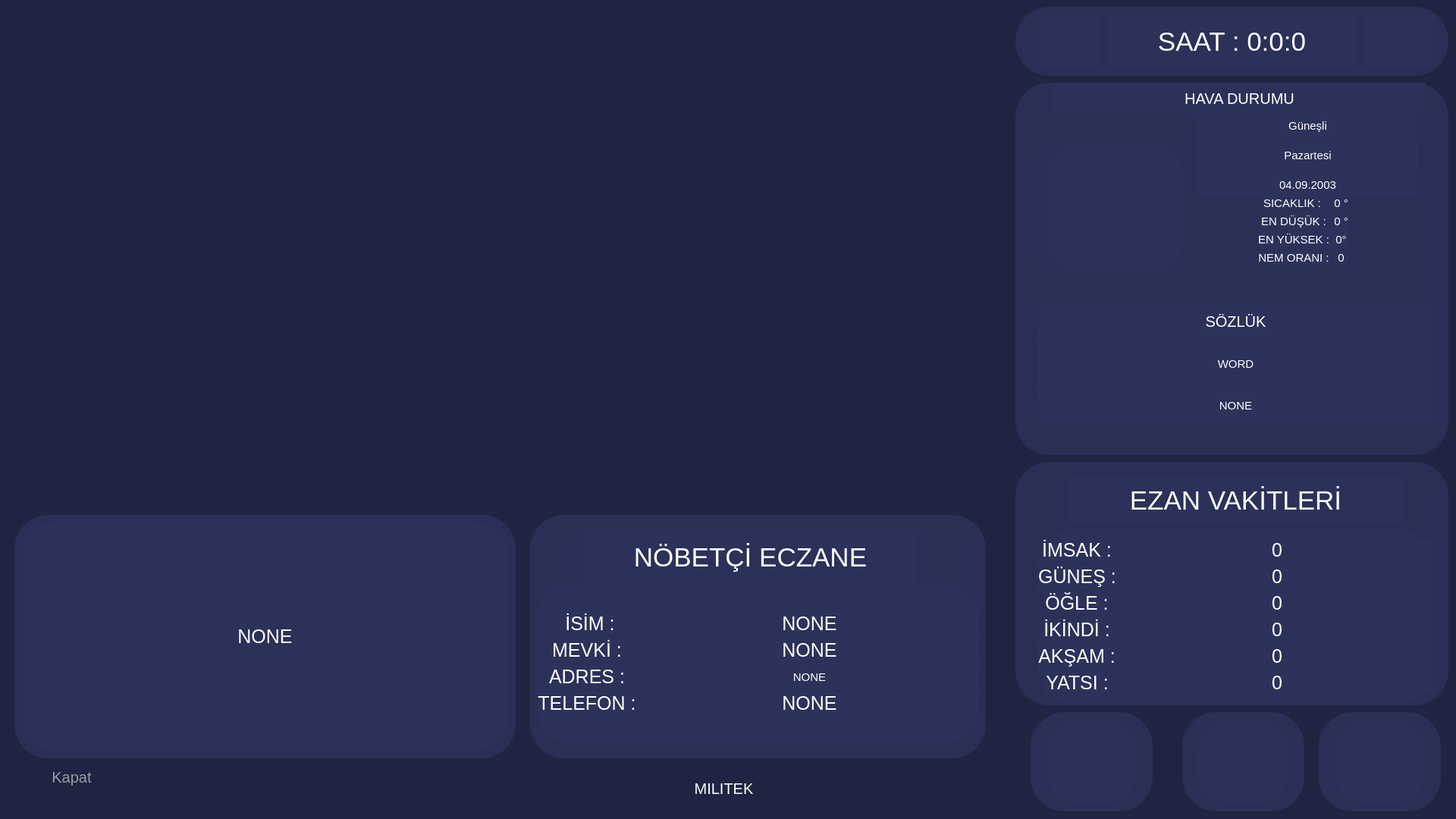
<?xml version="1.0" encoding="UTF-8"?>
<ui version="4.0">
 <class>main_TDV</class>
 <widget class="QMainWindow" name="main_TDV">
  <property name="geometry">
   <rect>
    <x>0</x>
    <y>0</y>
    <width>1920</width>
    <height>1080</height>
   </rect>
  </property>
  <property name="sizePolicy">
   <sizepolicy hsizetype="Ignored" vsizetype="Ignored">
    <horstretch>0</horstretch>
    <verstretch>0</verstretch>
   </sizepolicy>
  </property>
  <property name="minimumSize">
   <size>
    <width>580</width>
    <height>750</height>
   </size>
  </property>
  <property name="windowTitle">
   <string>TDV KARABUK</string>
  </property>
  <property name="windowIcon">
   <iconset>
    <normaloff>../../../../Users/90531/Desktop/indir.jpeg</normaloff>../../../../Users/90531/Desktop/indir.jpeg</iconset>
  </property>
  <property name="autoFillBackground">
   <bool>false</bool>
  </property>
  <property name="styleSheet">
   <string notr="true"/>
  </property>
  <property name="toolButtonStyle">
   <enum>Qt::ToolButtonIconOnly</enum>
  </property>
  <property name="documentMode">
   <bool>true</bool>
  </property>
  <widget class="QWidget" name="centralwidget">
   <property name="sizePolicy">
    <sizepolicy hsizetype="Ignored" vsizetype="Ignored">
     <horstretch>0</horstretch>
     <verstretch>0</verstretch>
    </sizepolicy>
   </property>
   <property name="styleSheet">
    <string notr="true">font-size:18px;
background-color:rgba(32,36,66,1)</string>
   </property>
   <layout class="QHBoxLayout" name="horizontalLayout_2">
    <property name="sizeConstraint">
     <enum>QLayout::SetMaximumSize</enum>
    </property>
    <item>
     <layout class="QVBoxLayout" name="verticalLayout_2">
      <property name="sizeConstraint">
       <enum>QLayout::SetDefaultConstraint</enum>
      </property>
      <item>
       <widget class="QTabWidget" name="tabWidget">
        <property name="sizePolicy">
         <sizepolicy hsizetype="Ignored" vsizetype="Ignored">
          <horstretch>0</horstretch>
          <verstretch>0</verstretch>
         </sizepolicy>
        </property>
        <property name="palette">
         <palette>
          <active>
           <colorrole role="WindowText">
            <brush brushstyle="SolidPattern">
             <color alpha="255">
              <red>255</red>
              <green>255</green>
              <blue>255</blue>
             </color>
            </brush>
           </colorrole>
           <colorrole role="Button">
            <brush brushstyle="SolidPattern">
             <color alpha="255">
              <red>32</red>
              <green>36</green>
              <blue>66</blue>
             </color>
            </brush>
           </colorrole>
           <colorrole role="Text">
            <brush brushstyle="SolidPattern">
             <color alpha="255">
              <red>255</red>
              <green>255</green>
              <blue>255</blue>
             </color>
            </brush>
           </colorrole>
           <colorrole role="ButtonText">
            <brush brushstyle="SolidPattern">
             <color alpha="255">
              <red>255</red>
              <green>255</green>
              <blue>255</blue>
             </color>
            </brush>
           </colorrole>
           <colorrole role="Base">
            <brush brushstyle="SolidPattern">
             <color alpha="255">
              <red>32</red>
              <green>36</green>
              <blue>66</blue>
             </color>
            </brush>
           </colorrole>
           <colorrole role="Window">
            <brush brushstyle="SolidPattern">
             <color alpha="255">
              <red>32</red>
              <green>36</green>
              <blue>66</blue>
             </color>
            </brush>
           </colorrole>
          </active>
          <inactive>
           <colorrole role="WindowText">
            <brush brushstyle="SolidPattern">
             <color alpha="255">
              <red>255</red>
              <green>255</green>
              <blue>255</blue>
             </color>
            </brush>
           </colorrole>
           <colorrole role="Button">
            <brush brushstyle="SolidPattern">
             <color alpha="255">
              <red>32</red>
              <green>36</green>
              <blue>66</blue>
             </color>
            </brush>
           </colorrole>
           <colorrole role="Text">
            <brush brushstyle="SolidPattern">
             <color alpha="255">
              <red>255</red>
              <green>255</green>
              <blue>255</blue>
             </color>
            </brush>
           </colorrole>
           <colorrole role="ButtonText">
            <brush brushstyle="SolidPattern">
             <color alpha="255">
              <red>255</red>
              <green>255</green>
              <blue>255</blue>
             </color>
            </brush>
           </colorrole>
           <colorrole role="Base">
            <brush brushstyle="SolidPattern">
             <color alpha="255">
              <red>32</red>
              <green>36</green>
              <blue>66</blue>
             </color>
            </brush>
           </colorrole>
           <colorrole role="Window">
            <brush brushstyle="SolidPattern">
             <color alpha="255">
              <red>32</red>
              <green>36</green>
              <blue>66</blue>
             </color>
            </brush>
           </colorrole>
          </inactive>
          <disabled>
           <colorrole role="WindowText">
            <brush brushstyle="SolidPattern">
             <color alpha="255">
              <red>255</red>
              <green>255</green>
              <blue>255</blue>
             </color>
            </brush>
           </colorrole>
           <colorrole role="Button">
            <brush brushstyle="SolidPattern">
             <color alpha="255">
              <red>32</red>
              <green>36</green>
              <blue>66</blue>
             </color>
            </brush>
           </colorrole>
           <colorrole role="Text">
            <brush brushstyle="SolidPattern">
             <color alpha="255">
              <red>255</red>
              <green>255</green>
              <blue>255</blue>
             </color>
            </brush>
           </colorrole>
           <colorrole role="ButtonText">
            <brush brushstyle="SolidPattern">
             <color alpha="255">
              <red>255</red>
              <green>255</green>
              <blue>255</blue>
             </color>
            </brush>
           </colorrole>
           <colorrole role="Base">
            <brush brushstyle="SolidPattern">
             <color alpha="255">
              <red>32</red>
              <green>36</green>
              <blue>66</blue>
             </color>
            </brush>
           </colorrole>
           <colorrole role="Window">
            <brush brushstyle="SolidPattern">
             <color alpha="255">
              <red>32</red>
              <green>36</green>
              <blue>66</blue>
             </color>
            </brush>
           </colorrole>
          </disabled>
         </palette>
        </property>
        <property name="font">
         <font>
          <pointsize>-1</pointsize>
         </font>
        </property>
        <property name="focusPolicy">
         <enum>Qt::TabFocus</enum>
        </property>
        <property name="contextMenuPolicy">
         <enum>Qt::ActionsContextMenu</enum>
        </property>
        <property name="acceptDrops">
         <bool>false</bool>
        </property>
        <property name="layoutDirection">
         <enum>Qt::LeftToRight</enum>
        </property>
        <property name="autoFillBackground">
         <bool>false</bool>
        </property>
        <property name="styleSheet">
         <string notr="true">border:none;font-size:25px; color:#fff</string>
        </property>
        <property name="tabPosition">
         <enum>QTabWidget::North</enum>
        </property>
        <property name="tabShape">
         <enum>QTabWidget::Triangular</enum>
        </property>
        <property name="currentIndex">
         <number>0</number>
        </property>
        <property name="elideMode">
         <enum>Qt::ElideNone</enum>
        </property>
        <property name="usesScrollButtons">
         <bool>true</bool>
        </property>
        <property name="documentMode">
         <bool>true</bool>
        </property>
        <property name="tabBarAutoHide">
         <bool>true</bool>
        </property>
        <widget class="QWidget" name="kontrol">
         <property name="palette">
          <palette>
           <active>
            <colorrole role="WindowText">
             <brush brushstyle="SolidPattern">
              <color alpha="255">
               <red>255</red>
               <green>255</green>
               <blue>255</blue>
              </color>
             </brush>
            </colorrole>
            <colorrole role="Button">
             <brush brushstyle="SolidPattern">
              <color alpha="0">
               <red>0</red>
               <green>0</green>
               <blue>0</blue>
              </color>
             </brush>
            </colorrole>
            <colorrole role="Text">
             <brush brushstyle="SolidPattern">
              <color alpha="255">
               <red>255</red>
               <green>255</green>
               <blue>255</blue>
              </color>
             </brush>
            </colorrole>
            <colorrole role="ButtonText">
             <brush brushstyle="SolidPattern">
              <color alpha="255">
               <red>255</red>
               <green>255</green>
               <blue>255</blue>
              </color>
             </brush>
            </colorrole>
            <colorrole role="Base">
             <brush brushstyle="SolidPattern">
              <color alpha="0">
               <red>0</red>
               <green>0</green>
               <blue>0</blue>
              </color>
             </brush>
            </colorrole>
            <colorrole role="Window">
             <brush brushstyle="SolidPattern">
              <color alpha="0">
               <red>0</red>
               <green>0</green>
               <blue>0</blue>
              </color>
             </brush>
            </colorrole>
           </active>
           <inactive>
            <colorrole role="WindowText">
             <brush brushstyle="SolidPattern">
              <color alpha="255">
               <red>255</red>
               <green>255</green>
               <blue>255</blue>
              </color>
             </brush>
            </colorrole>
            <colorrole role="Button">
             <brush brushstyle="SolidPattern">
              <color alpha="0">
               <red>0</red>
               <green>0</green>
               <blue>0</blue>
              </color>
             </brush>
            </colorrole>
            <colorrole role="Text">
             <brush brushstyle="SolidPattern">
              <color alpha="255">
               <red>255</red>
               <green>255</green>
               <blue>255</blue>
              </color>
             </brush>
            </colorrole>
            <colorrole role="ButtonText">
             <brush brushstyle="SolidPattern">
              <color alpha="255">
               <red>255</red>
               <green>255</green>
               <blue>255</blue>
              </color>
             </brush>
            </colorrole>
            <colorrole role="Base">
             <brush brushstyle="SolidPattern">
              <color alpha="0">
               <red>0</red>
               <green>0</green>
               <blue>0</blue>
              </color>
             </brush>
            </colorrole>
            <colorrole role="Window">
             <brush brushstyle="SolidPattern">
              <color alpha="0">
               <red>0</red>
               <green>0</green>
               <blue>0</blue>
              </color>
             </brush>
            </colorrole>
           </inactive>
           <disabled>
            <colorrole role="WindowText">
             <brush brushstyle="SolidPattern">
              <color alpha="255">
               <red>255</red>
               <green>255</green>
               <blue>255</blue>
              </color>
             </brush>
            </colorrole>
            <colorrole role="Button">
             <brush brushstyle="SolidPattern">
              <color alpha="0">
               <red>0</red>
               <green>0</green>
               <blue>0</blue>
              </color>
             </brush>
            </colorrole>
            <colorrole role="Text">
             <brush brushstyle="SolidPattern">
              <color alpha="255">
               <red>255</red>
               <green>255</green>
               <blue>255</blue>
              </color>
             </brush>
            </colorrole>
            <colorrole role="ButtonText">
             <brush brushstyle="SolidPattern">
              <color alpha="255">
               <red>255</red>
               <green>255</green>
               <blue>255</blue>
              </color>
             </brush>
            </colorrole>
            <colorrole role="Base">
             <brush brushstyle="SolidPattern">
              <color alpha="0">
               <red>0</red>
               <green>0</green>
               <blue>0</blue>
              </color>
             </brush>
            </colorrole>
            <colorrole role="Window">
             <brush brushstyle="SolidPattern">
              <color alpha="0">
               <red>0</red>
               <green>0</green>
               <blue>0</blue>
              </color>
             </brush>
            </colorrole>
           </disabled>
          </palette>
         </property>
         <property name="styleSheet">
          <string notr="true">background:transparent;</string>
         </property>
         <attribute name="title">
          <string>Kontrol</string>
         </attribute>
         <widget class="QWidget" name="horizontalLayoutWidget_2">
          <property name="geometry">
           <rect>
            <x>0</x>
            <y>10</y>
            <width>1311</width>
            <height>1041</height>
           </rect>
          </property>
          <layout class="QHBoxLayout" name="horizontalLayout_4">
           <item>
            <layout class="QVBoxLayout" name="verticalLayout">
             <item>
              <widget class="QWidget" name="widget" native="true">
               <property name="styleSheet">
                <string notr="true"/>
               </property>
               <widget class="QWidget" name="gridLayoutWidget_3">
                <property name="geometry">
                 <rect>
                  <x>0</x>
                  <y>0</y>
                  <width>1311</width>
                  <height>651</height>
                 </rect>
                </property>
                <layout class="QGridLayout" name="layout_Video"/>
               </widget>
               <widget class="QWidget" name="widget_4" native="true">
                <property name="geometry">
                 <rect>
                  <x>690</x>
                  <y>660</y>
                  <width>601</width>
                  <height>321</height>
                 </rect>
                </property>
                <property name="sizePolicy">
                 <sizepolicy hsizetype="Ignored" vsizetype="Ignored">
                  <horstretch>0</horstretch>
                  <verstretch>0</verstretch>
                 </sizepolicy>
                </property>
                <property name="styleSheet">
                 <string notr="true">background-color:rgba(45,50,90, 0.8);
border:none;
border-radius: 45px;
</string>
                </property>
                <widget class="QWidget" name="formLayoutWidget_3">
                 <property name="geometry">
                  <rect>
                   <x>10</x>
                   <y>90</y>
                   <width>581</width>
                   <height>211</height>
                  </rect>
                 </property>
                 <layout class="QFormLayout" name="formLayout_3">
                  <property name="sizeConstraint">
                   <enum>QLayout::SetDefaultConstraint</enum>
                  </property>
                  <property name="fieldGrowthPolicy">
                   <enum>QFormLayout::AllNonFixedFieldsGrow</enum>
                  </property>
                  <property name="labelAlignment">
                   <set>Qt::AlignCenter</set>
                  </property>
                  <property name="formAlignment">
                   <set>Qt::AlignCenter</set>
                  </property>
                  <item row="0" column="0">
                   <widget class="QLabel" name="label_13">
                    <property name="styleSheet">
                     <string notr="true">color:white;</string>
                    </property>
                    <property name="text">
                     <string> İSİM :</string>
                    </property>
                    <property name="alignment">
                     <set>Qt::AlignCenter</set>
                    </property>
                   </widget>
                  </item>
                  <item row="1" column="0">
                   <widget class="QLabel" name="label_14">
                    <property name="styleSheet">
                     <string notr="true">color:white;</string>
                    </property>
                    <property name="text">
                     <string>MEVKİ :</string>
                    </property>
                    <property name="alignment">
                     <set>Qt::AlignCenter</set>
                    </property>
                   </widget>
                  </item>
                  <item row="2" column="0">
                   <widget class="QLabel" name="label_15">
                    <property name="styleSheet">
                     <string notr="true">color:white;</string>
                    </property>
                    <property name="text">
                     <string>ADRES :</string>
                    </property>
                    <property name="alignment">
                     <set>Qt::AlignCenter</set>
                    </property>
                   </widget>
                  </item>
                  <item row="3" column="0">
                   <widget class="QLabel" name="label_16">
                    <property name="styleSheet">
                     <string notr="true">color:white;</string>
                    </property>
                    <property name="text">
                     <string>TELEFON :</string>
                    </property>
                    <property name="alignment">
                     <set>Qt::AlignCenter</set>
                    </property>
                   </widget>
                  </item>
                  <item row="0" column="1">
                   <widget class="QLabel" name="lbl_pharmacyName">
                    <property name="styleSheet">
                     <string notr="true">color:white;</string>
                    </property>
                    <property name="text">
                     <string>NONE</string>
                    </property>
                    <property name="alignment">
                     <set>Qt::AlignCenter</set>
                    </property>
                   </widget>
                  </item>
                  <item row="1" column="1">
                   <widget class="QLabel" name="lbl_pharmacyDist">
                    <property name="styleSheet">
                     <string notr="true">color:white;</string>
                    </property>
                    <property name="text">
                     <string>NONE</string>
                    </property>
                    <property name="alignment">
                     <set>Qt::AlignCenter</set>
                    </property>
                   </widget>
                  </item>
                  <item row="2" column="1">
                   <widget class="QLabel" name="lbl_pharmacyAddress">
                    <property name="styleSheet">
                     <string notr="true">color:white;font-size:15px;</string>
                    </property>
                    <property name="text">
                     <string>NONE</string>
                    </property>
                    <property name="alignment">
                     <set>Qt::AlignCenter</set>
                    </property>
                   </widget>
                  </item>
                  <item row="3" column="1">
                   <widget class="QLabel" name="lbl_pharmacyPhone">
                    <property name="styleSheet">
                     <string notr="true">color:white;</string>
                    </property>
                    <property name="text">
                     <string>NONE</string>
                    </property>
                    <property name="alignment">
                     <set>Qt::AlignCenter</set>
                    </property>
                   </widget>
                  </item>
                 </layout>
                </widget>
                <widget class="QLabel" name="label_19">
                 <property name="geometry">
                  <rect>
                   <x>70</x>
                   <y>20</y>
                   <width>441</width>
                   <height>71</height>
                  </rect>
                 </property>
                 <property name="sizePolicy">
                  <sizepolicy hsizetype="Fixed" vsizetype="Fixed">
                   <horstretch>0</horstretch>
                   <verstretch>0</verstretch>
                  </sizepolicy>
                 </property>
                 <property name="styleSheet">
                  <string notr="true">font-size:35px;color:white;</string>
                 </property>
                 <property name="text">
                  <string>NÖBETÇİ ECZANE</string>
                 </property>
                 <property name="alignment">
                  <set>Qt::AlignCenter</set>
                 </property>
                </widget>
               </widget>
               <widget class="QWidget" name="widget_5" native="true">
                <property name="geometry">
                 <rect>
                  <x>10</x>
                  <y>660</y>
                  <width>661</width>
                  <height>321</height>
                 </rect>
                </property>
                <property name="sizePolicy">
                 <sizepolicy hsizetype="Fixed" vsizetype="Fixed">
                  <horstretch>0</horstretch>
                  <verstretch>0</verstretch>
                 </sizepolicy>
                </property>
                <property name="styleSheet">
                 <string notr="true">background-color:rgba(45,50,90, 0.8);
border:none;
border-radius: 45px;
</string>
                </property>
                <widget class="QLabel" name="lbl_verse">
                 <property name="geometry">
                  <rect>
                   <x>10</x>
                   <y>10</y>
                   <width>641</width>
                   <height>301</height>
                  </rect>
                 </property>
                 <property name="styleSheet">
                  <string notr="true">font-size:25px;color:white;</string>
                 </property>
                 <property name="text">
                  <string>NONE</string>
                 </property>
                 <property name="alignment">
                  <set>Qt::AlignCenter</set>
                 </property>
                 <property name="wordWrap">
                  <bool>true</bool>
                 </property>
                </widget>
               </widget>
               <widget class="QLabel" name="label_17">
                <property name="geometry">
                 <rect>
                  <x>800</x>
                  <y>1000</y>
                  <width>291</width>
                  <height>41</height>
                 </rect>
                </property>
                <property name="styleSheet">
                 <string notr="true">font-size:20px;
color:white;</string>
                </property>
                <property name="text">
                 <string>MILITEK</string>
                </property>
                <property name="alignment">
                 <set>Qt::AlignCenter</set>
                </property>
               </widget>
               <widget class="QPushButton" name="btn_ext">
                <property name="geometry">
                 <rect>
                  <x>10</x>
                  <y>990</y>
                  <width>151</width>
                  <height>31</height>
                 </rect>
                </property>
                <property name="styleSheet">
                 <string notr="true">font-size:20px;
color:rgba(185,185,185, 0.8);</string>
                </property>
                <property name="text">
                 <string>Kapat</string>
                </property>
               </widget>
               <widget class="QLabel" name="lbl_EcgIcon">
                <property name="geometry">
                 <rect>
                  <x>850</x>
                  <y>990</y>
                  <width>51</width>
                  <height>51</height>
                 </rect>
                </property>
                <property name="text">
                 <string/>
                </property>
                <property name="scaledContents">
                 <bool>true</bool>
                </property>
                <property name="alignment">
                 <set>Qt::AlignCenter</set>
                </property>
               </widget>
              </widget>
             </item>
            </layout>
           </item>
          </layout>
         </widget>
         <widget class="QWidget" name="widget_2" native="true">
          <property name="geometry">
           <rect>
            <x>1330</x>
            <y>100</y>
            <width>571</width>
            <height>491</height>
           </rect>
          </property>
          <property name="styleSheet">
           <string notr="true">background-color:rgba(45,50,90, 0.8);
border:none;
border-radius: 45px;
</string>
          </property>
          <widget class="QLabel" name="label">
           <property name="geometry">
            <rect>
             <x>50</x>
             <y>0</y>
             <width>491</width>
             <height>41</height>
            </rect>
           </property>
           <property name="styleSheet">
            <string notr="true">font-size:20px;color:white;border:none;
border-radius: 45px;
</string>
           </property>
           <property name="text">
            <string>HAVA DURUMU</string>
           </property>
           <property name="alignment">
            <set>Qt::AlignCenter</set>
           </property>
          </widget>
          <widget class="QWidget" name="formLayoutWidget">
           <property name="geometry">
            <rect>
             <x>320</x>
             <y>150</y>
             <width>181</width>
             <height>101</height>
            </rect>
           </property>
           <layout class="QFormLayout" name="formLayout">
            <property name="sizeConstraint">
             <enum>QLayout::SetFixedSize</enum>
            </property>
            <property name="fieldGrowthPolicy">
             <enum>QFormLayout::AllNonFixedFieldsGrow</enum>
            </property>
            <property name="labelAlignment">
             <set>Qt::AlignCenter</set>
            </property>
            <property name="formAlignment">
             <set>Qt::AlignCenter</set>
            </property>
            <item row="0" column="0">
             <widget class="QLabel" name="label_2">
              <property name="styleSheet">
               <string notr="true">color:white;font-size:15px;</string>
              </property>
              <property name="text">
               <string>SICAKLIK : </string>
              </property>
              <property name="alignment">
               <set>Qt::AlignCenter</set>
              </property>
             </widget>
            </item>
            <item row="1" column="0">
             <widget class="QLabel" name="label_4">
              <property name="styleSheet">
               <string notr="true">color:white;font-size:15px;</string>
              </property>
              <property name="text">
               <string>EN DÜŞÜK :</string>
              </property>
              <property name="alignment">
               <set>Qt::AlignCenter</set>
              </property>
             </widget>
            </item>
            <item row="2" column="0">
             <widget class="QLabel" name="label_5">
              <property name="styleSheet">
               <string notr="true">color:white;font-size:15px;</string>
              </property>
              <property name="text">
               <string>EN YÜKSEK :</string>
              </property>
              <property name="alignment">
               <set>Qt::AlignCenter</set>
              </property>
             </widget>
            </item>
            <item row="1" column="1">
             <widget class="QLabel" name="lbl_minDegree">
              <property name="styleSheet">
               <string notr="true">color:white;font-size:15px;</string>
              </property>
              <property name="text">
               <string>0 °</string>
              </property>
              <property name="alignment">
               <set>Qt::AlignCenter</set>
              </property>
             </widget>
            </item>
            <item row="2" column="1">
             <widget class="QLabel" name="lbl_maxDegree">
              <property name="styleSheet">
               <string notr="true">color:white;font-size:15px;</string>
              </property>
              <property name="text">
               <string>0°</string>
              </property>
              <property name="alignment">
               <set>Qt::AlignCenter</set>
              </property>
             </widget>
            </item>
            <item row="0" column="1">
             <widget class="QLabel" name="lbl_degree">
              <property name="styleSheet">
               <string notr="true">color:white;font-size:15px;</string>
              </property>
              <property name="text">
               <string>0 °</string>
              </property>
              <property name="alignment">
               <set>Qt::AlignCenter</set>
              </property>
             </widget>
            </item>
            <item row="3" column="0">
             <widget class="QLabel" name="label_6">
              <property name="styleSheet">
               <string notr="true">color:white;font-size:15px;</string>
              </property>
              <property name="text">
               <string>NEM ORANI :</string>
              </property>
              <property name="alignment">
               <set>Qt::AlignCenter</set>
              </property>
             </widget>
            </item>
            <item row="3" column="1">
             <widget class="QLabel" name="lbl_humidity">
              <property name="styleSheet">
               <string notr="true">color:white;font-size:15px;</string>
              </property>
              <property name="text">
               <string>0</string>
              </property>
              <property name="alignment">
               <set>Qt::AlignCenter</set>
              </property>
             </widget>
            </item>
           </layout>
          </widget>
          <widget class="QWidget" name="verticalLayoutWidget">
           <property name="geometry">
            <rect>
             <x>240</x>
             <y>40</y>
             <width>291</width>
             <height>111</height>
            </rect>
           </property>
           <layout class="QVBoxLayout" name="verticalLayout_3">
            <item>
             <widget class="QLabel" name="lbl_weatherDescription">
              <property name="styleSheet">
               <string notr="true">color:white;font-size:15px;</string>
              </property>
              <property name="text">
               <string>Güneşli</string>
              </property>
              <property name="alignment">
               <set>Qt::AlignCenter</set>
              </property>
             </widget>
            </item>
            <item>
             <widget class="QLabel" name="lbl_day">
              <property name="styleSheet">
               <string notr="true">color:white;font-size:15px;</string>
              </property>
              <property name="text">
               <string>Pazartesi</string>
              </property>
              <property name="alignment">
               <set>Qt::AlignCenter</set>
              </property>
             </widget>
            </item>
            <item>
             <widget class="QLabel" name="lbl_date">
              <property name="styleSheet">
               <string notr="true">color:white;font-size:15px;</string>
              </property>
              <property name="text">
               <string>04.09.2003</string>
              </property>
              <property name="alignment">
               <set>Qt::AlignCenter</set>
              </property>
             </widget>
            </item>
           </layout>
          </widget>
          <widget class="QLabel" name="lbl_WeatherIcon">
           <property name="geometry">
            <rect>
             <x>40</x>
             <y>80</y>
             <width>181</width>
             <height>171</height>
            </rect>
           </property>
           <property name="text">
            <string/>
           </property>
           <property name="scaledContents">
            <bool>true</bool>
           </property>
           <property name="alignment">
            <set>Qt::AlignCenter</set>
           </property>
          </widget>
          <widget class="QWidget" name="verticalLayoutWidget_2">
           <property name="geometry">
            <rect>
             <x>30</x>
             <y>290</y>
             <width>521</width>
             <height>161</height>
            </rect>
           </property>
           <layout class="QVBoxLayout" name="verticalLayout_4">
            <item>
             <widget class="QLabel" name="label_18">
              <property name="styleSheet">
               <string notr="true">font-size:20px;color:white;border:none;
border-radius: 45px;
</string>
              </property>
              <property name="text">
               <string>SÖZLÜK</string>
              </property>
              <property name="alignment">
               <set>Qt::AlignCenter</set>
              </property>
             </widget>
            </item>
            <item>
             <widget class="QLabel" name="lbl_dict_title">
              <property name="styleSheet">
               <string notr="true">color:white;font-size:15px;</string>
              </property>
              <property name="text">
               <string>WORD</string>
              </property>
              <property name="alignment">
               <set>Qt::AlignCenter</set>
              </property>
             </widget>
            </item>
            <item>
             <widget class="QLabel" name="lbl_dict_explain">
              <property name="styleSheet">
               <string notr="true">color:white;font-size:15px;</string>
              </property>
              <property name="text">
               <string>NONE</string>
              </property>
              <property name="alignment">
               <set>Qt::AlignCenter</set>
              </property>
             </widget>
            </item>
           </layout>
          </widget>
         </widget>
         <widget class="QWidget" name="widget_3" native="true">
          <property name="geometry">
           <rect>
            <x>1330</x>
            <y>600</y>
            <width>571</width>
            <height>321</height>
           </rect>
          </property>
          <property name="styleSheet">
           <string notr="true">background-color:rgba(45,50,90, 0.8);
border:none;
border-radius: 45px;
</string>
          </property>
          <widget class="QWidget" name="formLayoutWidget_2">
           <property name="geometry">
            <rect>
             <x>30</x>
             <y>90</y>
             <width>521</width>
             <height>228</height>
            </rect>
           </property>
           <layout class="QFormLayout" name="formLayout_2">
            <property name="sizeConstraint">
             <enum>QLayout::SetDefaultConstraint</enum>
            </property>
            <property name="fieldGrowthPolicy">
             <enum>QFormLayout::AllNonFixedFieldsGrow</enum>
            </property>
            <property name="labelAlignment">
             <set>Qt::AlignCenter</set>
            </property>
            <property name="formAlignment">
             <set>Qt::AlignCenter</set>
            </property>
            <item row="0" column="0">
             <widget class="QLabel" name="label_3">
              <property name="styleSheet">
               <string notr="true">color:white;</string>
              </property>
              <property name="text">
               <string>İMSAK :</string>
              </property>
              <property name="alignment">
               <set>Qt::AlignCenter</set>
              </property>
             </widget>
            </item>
            <item row="0" column="1">
             <widget class="QLabel" name="lbl_imsak">
              <property name="styleSheet">
               <string notr="true">color:white;</string>
              </property>
              <property name="text">
               <string>0</string>
              </property>
              <property name="alignment">
               <set>Qt::AlignCenter</set>
              </property>
             </widget>
            </item>
            <item row="1" column="0">
             <widget class="QLabel" name="label_7">
              <property name="styleSheet">
               <string notr="true">color:white;</string>
              </property>
              <property name="text">
               <string>GÜNEŞ :</string>
              </property>
              <property name="alignment">
               <set>Qt::AlignCenter</set>
              </property>
             </widget>
            </item>
            <item row="1" column="1">
             <widget class="QLabel" name="lbl_sun">
              <property name="styleSheet">
               <string notr="true">color:white;</string>
              </property>
              <property name="text">
               <string>0</string>
              </property>
              <property name="alignment">
               <set>Qt::AlignCenter</set>
              </property>
             </widget>
            </item>
            <item row="2" column="0">
             <widget class="QLabel" name="label_8">
              <property name="styleSheet">
               <string notr="true">color:white;</string>
              </property>
              <property name="text">
               <string>ÖĞLE :</string>
              </property>
              <property name="alignment">
               <set>Qt::AlignCenter</set>
              </property>
             </widget>
            </item>
            <item row="2" column="1">
             <widget class="QLabel" name="lbl_noon">
              <property name="styleSheet">
               <string notr="true">color:white;</string>
              </property>
              <property name="text">
               <string>0</string>
              </property>
              <property name="alignment">
               <set>Qt::AlignCenter</set>
              </property>
             </widget>
            </item>
            <item row="3" column="0">
             <widget class="QLabel" name="label_9">
              <property name="styleSheet">
               <string notr="true">color:white;</string>
              </property>
              <property name="text">
               <string>İKİNDİ :</string>
              </property>
              <property name="alignment">
               <set>Qt::AlignCenter</set>
              </property>
             </widget>
            </item>
            <item row="3" column="1">
             <widget class="QLabel" name="lbl_afternoon">
              <property name="styleSheet">
               <string notr="true">color:white;</string>
              </property>
              <property name="text">
               <string>0</string>
              </property>
              <property name="alignment">
               <set>Qt::AlignCenter</set>
              </property>
             </widget>
            </item>
            <item row="4" column="0">
             <widget class="QLabel" name="label_10">
              <property name="styleSheet">
               <string notr="true">color:white;</string>
              </property>
              <property name="text">
               <string>AKŞAM :</string>
              </property>
              <property name="alignment">
               <set>Qt::AlignCenter</set>
              </property>
             </widget>
            </item>
            <item row="4" column="1">
             <widget class="QLabel" name="lbl_evening">
              <property name="styleSheet">
               <string notr="true">color:white;</string>
              </property>
              <property name="text">
               <string>0</string>
              </property>
              <property name="alignment">
               <set>Qt::AlignCenter</set>
              </property>
             </widget>
            </item>
            <item row="5" column="0">
             <widget class="QLabel" name="label_11">
              <property name="styleSheet">
               <string notr="true">color:white;</string>
              </property>
              <property name="text">
               <string>YATSI :</string>
              </property>
              <property name="alignment">
               <set>Qt::AlignCenter</set>
              </property>
             </widget>
            </item>
            <item row="5" column="1">
             <widget class="QLabel" name="lbl_night">
              <property name="styleSheet">
               <string notr="true">color:white;</string>
              </property>
              <property name="text">
               <string>0</string>
              </property>
              <property name="alignment">
               <set>Qt::AlignCenter</set>
              </property>
             </widget>
            </item>
           </layout>
          </widget>
          <widget class="QLabel" name="label_12">
           <property name="geometry">
            <rect>
             <x>70</x>
             <y>20</y>
             <width>441</width>
             <height>61</height>
            </rect>
           </property>
           <property name="styleSheet">
            <string notr="true">font-size:35px;color:white;</string>
           </property>
           <property name="text">
            <string>EZAN VAKİTLERİ</string>
           </property>
           <property name="alignment">
            <set>Qt::AlignCenter</set>
           </property>
          </widget>
         </widget>
         <widget class="QWidget" name="widget_6" native="true">
          <property name="geometry">
           <rect>
            <x>1330</x>
            <y>0</y>
            <width>571</width>
            <height>91</height>
           </rect>
          </property>
          <property name="styleSheet">
           <string notr="true">background-color:rgba(45,50,90, 0.8);
border:none;
border-radius: 45px;
</string>
          </property>
          <widget class="QLabel" name="lbl_time">
           <property name="geometry">
            <rect>
             <x>120</x>
             <y>10</y>
             <width>331</width>
             <height>71</height>
            </rect>
           </property>
           <property name="styleSheet">
            <string notr="true">font-size:35px;color:white;border:none;
border-radius: 45px;
</string>
           </property>
           <property name="text">
            <string>SAAT : 0:0:0</string>
           </property>
           <property name="alignment">
            <set>Qt::AlignCenter</set>
           </property>
          </widget>
          <widget class="QLabel" name="lbl_FlagIcon">
           <property name="geometry">
            <rect>
             <x>460</x>
             <y>10</y>
             <width>91</width>
             <height>71</height>
            </rect>
           </property>
           <property name="text">
            <string/>
           </property>
           <property name="scaledContents">
            <bool>true</bool>
           </property>
           <property name="alignment">
            <set>Qt::AlignCenter</set>
           </property>
          </widget>
          <widget class="QLabel" name="lbl_TdvIcon">
           <property name="geometry">
            <rect>
             <x>30</x>
             <y>10</y>
             <width>81</width>
             <height>71</height>
            </rect>
           </property>
           <property name="text">
            <string/>
           </property>
           <property name="scaledContents">
            <bool>true</bool>
           </property>
           <property name="alignment">
            <set>Qt::AlignCenter</set>
           </property>
          </widget>
         </widget>
         <widget class="QWidget" name="widget_7" native="true">
          <property name="geometry">
           <rect>
            <x>1550</x>
            <y>930</y>
            <width>161</width>
            <height>131</height>
           </rect>
          </property>
          <property name="styleSheet">
           <string notr="true">background-color:rgba(45,50,90, 0.8);
border:none;
border-radius: 45px;
</string>
          </property>
          <widget class="QLabel" name="lbl_QRIcon2">
           <property name="geometry">
            <rect>
             <x>20</x>
             <y>10</y>
             <width>121</width>
             <height>111</height>
            </rect>
           </property>
           <property name="text">
            <string/>
           </property>
           <property name="scaledContents">
            <bool>true</bool>
           </property>
           <property name="alignment">
            <set>Qt::AlignCenter</set>
           </property>
          </widget>
         </widget>
         <widget class="QWidget" name="widget_8" native="true">
          <property name="geometry">
           <rect>
            <x>1350</x>
            <y>930</y>
            <width>161</width>
            <height>131</height>
           </rect>
          </property>
          <property name="styleSheet">
           <string notr="true">background-color:rgba(45,50,90, 0.8);
border:none;
border-radius: 45px;
</string>
          </property>
          <widget class="QLabel" name="lbl_QRIcon1">
           <property name="geometry">
            <rect>
             <x>20</x>
             <y>10</y>
             <width>121</width>
             <height>111</height>
            </rect>
           </property>
           <property name="text">
            <string/>
           </property>
           <property name="scaledContents">
            <bool>true</bool>
           </property>
           <property name="alignment">
            <set>Qt::AlignCenter</set>
           </property>
          </widget>
         </widget>
         <widget class="QWidget" name="widget_9" native="true">
          <property name="geometry">
           <rect>
            <x>1730</x>
            <y>930</y>
            <width>161</width>
            <height>131</height>
           </rect>
          </property>
          <property name="styleSheet">
           <string notr="true">background-color:rgba(45,50,90, 0.8);
border:none;
border-radius: 45px;
</string>
          </property>
          <widget class="QLabel" name="lbl_QRIcon3">
           <property name="geometry">
            <rect>
             <x>20</x>
             <y>10</y>
             <width>121</width>
             <height>111</height>
            </rect>
           </property>
           <property name="text">
            <string/>
           </property>
           <property name="scaledContents">
            <bool>true</bool>
           </property>
           <property name="alignment">
            <set>Qt::AlignCenter</set>
           </property>
          </widget>
         </widget>
        </widget>
       </widget>
      </item>
     </layout>
    </item>
   </layout>
  </widget>
  <action name="actionExit">
   <property name="text">
    <string>Exit</string>
   </property>
  </action>
 </widget>
 <resources/>
 <connections/>
</ui>
